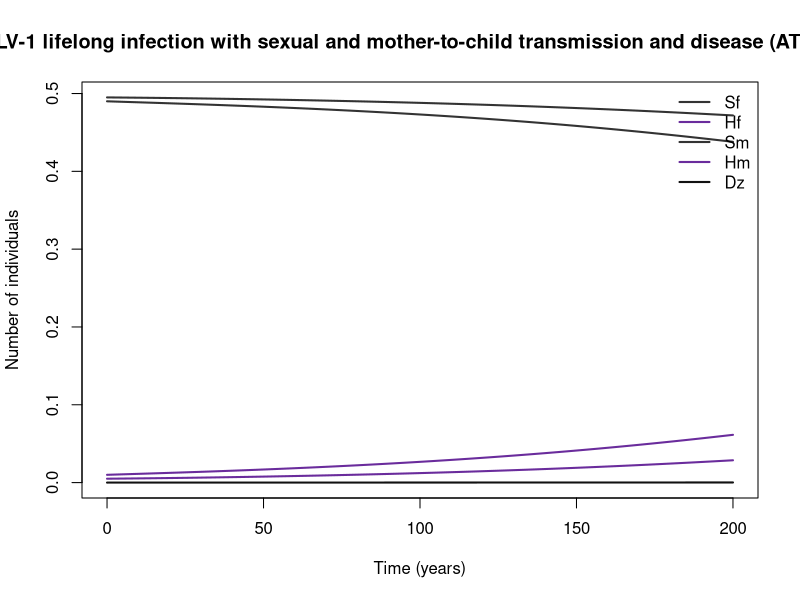

This chart was generated by the following R code:
## HTLV-1 lifelong infection with sexual and mother-to-child transmission and disease (ATL/HAM)
## HTLV-1.
## Parameter values: 0 of 7 checked against the source; the rest are recalled or illustrative.
## Reference: I found no canonical population-level deterministic HTLV-1 transmission ODE paper in this session; published HTLV ODE models are mostly within-host. This is a composite model with illustrative values. The epidemiological facts behind it (about 2–5%…
## Source: https://doi.org/10.3389/fmicb.2012.00388
##
## Generated from a compartmental model diagram (model format v1).
## Regenerating from the same diagram always gives this exact file.
##
## Compartments: Sf, Hf, Sm, Hm, Dz
## Flows (time unit: years):
##   (outside) -> Sf  : 0.5 * births * (1 - pinf_birth)
##   (outside) -> Hf  : 0.5 * births * pinf_birth
##   (outside) -> Sm  : 0.5 * births * (1 - pinf_birth)
##   (outside) -> Hm  : 0.5 * births * pinf_birth
##   Sf -> Hf         : foi_f * Sf
##   Sm -> Hm         : foi_m * Sm
##   Hf -> Dz         : dis * Hf
##   Hm -> Dz         : dis * Hm
##   Dz -> (outside)  : (mu_d + mu) * Dz
##   Sf -> (outside)  : mu * Sf
##   Hf -> (outside)  : mu * Hf
##   Sm -> (outside)  : mu * Sm
##   Hm -> (outside)  : mu * Hm

library(deSolve)

# ---- Time ------------------------------------------------------------
times <- seq(0, 200, by = 0.2)  # years

# ---- Parameters ------------------------------------------------------
parameters <- c(
  cp = 1,        # partner change rate (partners/yr) [illustrative]
  b_mf = 0.06,   # male-to-female transmission (higher than reverse, per the literature) (per partnership/yr) [illustrative]
  b_fm = 0.01,   # female-to-male transmission (per partnership/yr) [illustrative]
  p_mtct = 0.2,  # infant infection probability from a carrier mother (prolonged breastfeeding) [illustrative]
  dis = 0.001,   # progression carrier to disease (about 4% lifetime over a 40-yr exposure) (/yr) [illustrative]
  mu = 1 / 50,   # natural death = birth (/yr) [illustrative]
  mu_d = 0.5     # disease-related death (ATL is rapidly fatal; HAM is not) (/yr) [illustrative]
)

# ---- Initial conditions ----------------------------------------------
state <- c(
  Sf = 0.49,   # susceptible women
  Hf = 0.01,   # HTLV-1 carrier women
  Sm = 0.495,  # susceptible men
  Hm = 0.005,  # carrier men
  Dz = 0       # ATL/HAM disease (both sexes)
)

# ---- Model equations -------------------------------------------------
htlv1_sexual_vertical_model <- function(t, state, parameters) {
  with(as.list(c(state, parameters)), {
    # Total population
    N <- Sf + Hf + Sm + Hm + Dz

    # Derived quantities
    Nf <- Sf + Hf + Dz / 2          # women total (assumes disease split evenly by sex)
    Nm <- Sm + Hm + Dz / 2          # men total
    foi_f <- cp * b_mf * Hm / Nm    # force of infection on women
    foi_m <- cp * b_fm * Hf / Nf    # force of infection on men
    births <- mu * N + mu_d * Dz    # births keeping N constant
    pinf_birth <- p_mtct * Hf / Nf  # fraction of births infected vertically

    # Rates of change
    dSf <- 0.5 * births * (1 - pinf_birth) - foi_f * Sf - mu * Sf
    dHf <- 0.5 * births * pinf_birth + foi_f * Sf - dis * Hf - mu * Hf
    dSm <- 0.5 * births * (1 - pinf_birth) - foi_m * Sm - mu * Sm
    dHm <- 0.5 * births * pinf_birth + foi_m * Sm - dis * Hm - mu * Hm
    dDz <- dis * Hf + dis * Hm - (mu_d + mu) * Dz

    list(c(dSf, dHf, dSm, dHm, dDz))
  })
}

# ---- Solve -----------------------------------------------------------
out <- ode(y = state, times = times, func = htlv1_sexual_vertical_model, parms = parameters)
out <- as.data.frame(out)

# ---- Plot ------------------------------------------------------------
compartment_cols <- c(Sf = "#333333", Hf = "#6A2C9C", Sm = "#333333", Hm = "#6A2C9C", Dz = "#111111")
matplot(out$time, out[, names(compartment_cols)], type = "l", lty = 1, lwd = 2,
        col = compartment_cols, xlab = "Time (years)", ylab = "Number of individuals",
        main = "HTLV-1 lifelong infection with sexual and mother-to-child transmission and disease (ATL/HAM)")
legend("topright", legend = names(compartment_cols), col = compartment_cols,
       lty = 1, lwd = 2, bty = "n")
